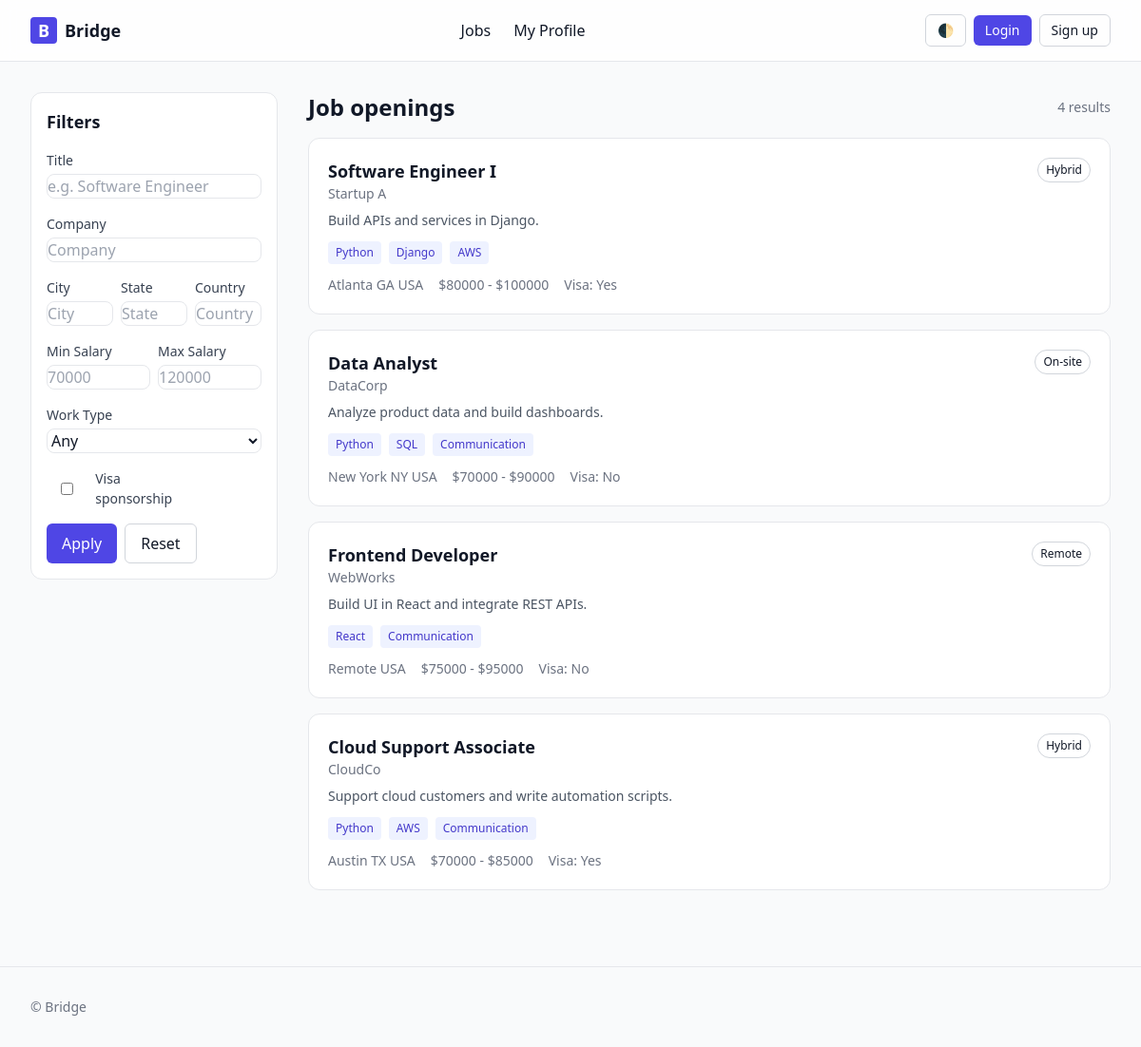
Screenshot of /jobs/ with the database file from the repository.
### jobs/models.py (models this page shows, shortened)
class Job(models.Model):
    class WorkType(models.TextChoices):
        ONSITE = "onsite", "On-site"
        REMOTE = "remote", "Remote"
        HYBRID = "hybrid", "Hybrid"
    title = models.CharField(max_length=200)
    company = models.CharField(max_length=200)
    description = models.TextField()
    skills = models.ManyToManyField(Skill, related_name="jobs", blank=True)
    location_city = models.CharField(max_length=100, blank=True)
    location_state = models.CharField(max_length=100, blank=True)
    location_country = models.CharField(max_length=100, blank=True)
    latitude = models.DecimalField(max_digits=9, decimal_places=6, null=True, blank=True)
    longitude = models.DecimalField(max_digits=9, decimal_places=6, null=True, blank=True)
    min_salary = models.PositiveIntegerField(null=True, blank=True)
    max_salary = models.PositiveIntegerField(null=True, blank=True)
    work_type = models.CharField(max_length=10, choices=WorkType.choices, default=WorkType.ONSITE)
    visa_sponsorship = models.BooleanField(default=False)
    posted_by = models.ForeignKey(get_user_model(), on_delete=models.SET_NULL, null=True, blank=True, related_name="posted_jobs")
    created_at = models.DateTimeField(auto_now_add=True)

class Skill(models.Model):
    name = models.CharField(max_length=100, unique=True)

### jobs/views.py (the view, shortened to what this page needs)
# urls.py: path("", views.JobListView.as_view(), name="job_list"),
class JobListView(FilterView):
    model = Job
    template_name = "jobs/job_list.html"
    context_object_name = "jobs"
    paginate_by = 10
    filterset_class = JobFilter
    def get_queryset(self):
        queryset = super().get_queryset()
        return queryset
    def get_context_data(self, **kwargs):
        context = super().get_context_data(**kwargs)
        return context

### templates/jobs/job_list.html (shortened to what this page needs)
{% extends "base.html" %}
{% block content %}
<div class="grid grid-cols-1 lg:grid-cols-4 gap-8">
  <aside class="lg:col-span-1 bg-white dark:bg-gray-800 border border-gray-200 dark:border-gray-800 rounded-xl p-4 h-fit sticky top-24">
    <h2 class="text-lg font-semibold mb-4">Filters</h2>
    <form method="get" class="space-y-4">
      <div>
        <label class="block mb-1">Title</label>
        <input type="text" name="title" placeholder="e.g. Software Engineer" value="{{ request.GET.title }}" />
      </div>
      <div>
        <label class="block mb-1">Company</label>
        <input type="text" name="company" placeholder="Company" value="{{ request.GET.company }}" />
      </div>
      <div class="grid grid-cols-3 gap-2">
        <div>
          <label class="block mb-1">City</label>
          <input type="text" name="location_city" placeholder="City" value="{{ request.GET.location_city }}" />
        </div>
        <div>
          <label class="block mb-1">State</label>
          <input type="text" name="location_state" placeholder="State" value="{{ request.GET.location_state }}" />
        </div>
        <div>
          <label class="block mb-1">Country</label>
          <input type="text" name="location_country" placeholder="Country" value="{{ request.GET.location_country }}" />
        </div>
      </div>
      <div class="grid grid-cols-2 gap-2">
        <div>
          <label class="block mb-1">Min Salary</label>
          <input type="number" name="min_salary" placeholder="70000" value="{{ request.GET.min_salary }}" />
        </div>
        <div>
          <label class="block mb-1">Max Salary</label>
          <input type="number" name="max_salary" placeholder="120000" value="{{ request.GET.max_salary }}" />
        </div>
      </div>
      <div>
        <label class="block mb-1">Work Type</label>
        <select name="work_type">
          <option value="">Any</option>
        </select>
      </div>
      <label class="inline-flex items-center gap-2"><input type="checkbox" name="visa_sponsorship" value="true" {% if request.GET.visa_sponsorship %}checked{% endif %}/> Visa sponsorship</label>
      <div class="flex gap-2">
        <button type="submit" class="bg-indigo-600 text-white px-4 py-2 rounded-md hover:bg-indigo-500">Apply</button>
        <a href="/jobs/" class="px-4 py-2 rounded-md border border-gray-300 dark:border-gray-700">Reset</a>
      </div>
    </form>
  </aside>
  <section class="lg:col-span-3 space-y-4">
    <div class="flex items-center justify-between">
      <h1 class="text-2xl font-semibold">Job openings</h1>
      <div class="text-sm text-gray-500">{{ page_obj.paginator.count }} results</div>
    </div>
    <div class="grid grid-cols-1 gap-4">
      {% for job in jobs %}
        <a href="{% url 'jobs:job_detail' job.pk %}" class="block border border-gray-200 dark:border-gray-800 rounded-xl p-5 bg-white dark:bg-gray-800 hover:shadow">
          <div class="flex items-start justify-between">
            <div>
              <div class="text-lg font-semibold">{{ job.title }}</div>
              <div class="text-sm text-gray-500">{{ job.company }}</div>
            </div>
            <span class="text-xs rounded-full px-2 py-1 border border-gray-300 dark:border-gray-700">{{ job.get_work_type_display }}</span>
          </div>
          <div class="mt-2 text-sm text-gray-600 dark:text-gray-300 line-clamp-2">{{ job.description }}</div>
          <div class="mt-3 flex flex-wrap gap-2">
            {% for s in job.skills.all %}
              <span class="text-xs bg-indigo-50 dark:bg-indigo-900/30 text-indigo-700 dark:text-indigo-300 px-2 py-1 rounded">{{ s.name }}</span>
            {% empty %}
              <span class="text-xs text-gray-400">No skills listed</span>
            {% endfor %}
          </div>
          <div class="mt-3 text-sm text-gray-500 flex items-center gap-4">
            <span>{{ job.location_city }} {{ job.location_state }} {{ job.location_country }}</span>
            <span>
              {% if job.min_salary %}${{ job.min_salary }}{% endif %}
              {% if job.max_salary %}- ${{ job.max_salary }}{% endif %}
            </span>
            <span>Visa: {{ job.visa_sponsorship|yesno:"Yes,No" }}</span>
          </div>
        </a>
      {% endfor %}
    </div>
  </section>
</div>
{% endblock %}

### templates/base.html (shortened to what this page needs)
<!DOCTYPE html>
<html lang="en" class="h-full">
<head>
    <script src="https://cdn.tailwindcss.com"></script>
</head>
<body class="h-full bg-gray-50 text-gray-900 dark:bg-gray-900 dark:text-gray-100">
  <header class="border-b border-gray-200 dark:border-gray-800 bg-white/80 dark:bg-gray-900/60 backdrop-blur sticky top-0 z-40">
    <div class="max-w-7xl mx-auto px-4 sm:px-6 lg:px-8">
      <div class="h-16 flex items-center justify-between">
        <a href="/" class="flex items-center gap-2 font-semibold text-lg">
          <span class="inline-flex h-7 w-7 items-center justify-center rounded bg-indigo-600 text-white font-bold">B</span>
          <span>Bridge</span>
        </a>
        <nav class="hidden md:flex items-center gap-6">
          <a href="/jobs/" class="hover:text-indigo-600">Jobs</a>
          <a href="/accounts/profile/edit/" class="hover:text-indigo-600">My Profile</a>
        </nav>
        <div class="flex items-center gap-2">
          <button id="themeToggle" class="inline-flex items-center justify-center rounded-md border border-gray-300 dark:border-gray-700 px-3 py-1.5 text-sm hover:bg-gray-100 dark:hover:bg-gray-800" title="Toggle theme">🌓</button>
          {% if request.user.is_authenticated %}
            <form action="/logout/" method="post" class="m-0 p-0">
              {% csrf_token %}
              <button type="submit" class="inline-flex items-center justify-center rounded-md bg-gray-900 text-white dark:bg-white dark:text-gray-900 px-3 py-1.5 text-sm hover:opacity-90">Logout</button>
            </form>
          {% else %}
          <a href="/login/" class="inline-flex items-center justify-center rounded-md bg-indigo-600 text-white px-3 py-1.5 text-sm hover:bg-indigo-500">Login</a>
          <a href="/accounts/signup/" class="inline-flex items-center justify-center rounded-md border border-gray-300 dark:border-gray-700 px-3 py-1.5 text-sm">Sign up</a>
          {% endif %}
        </div>
      </div>
    </div>
  </header>
  <main class="max-w-7xl mx-auto px-4 sm:px-6 lg:px-8 py-8">
    {% block content %}{% endblock %}
  </main>
  <footer class="border-t border-gray-200 dark:border-gray-800 py-8 mt-12">
    <div class="max-w-7xl mx-auto px-4 sm:px-6 lg:px-8 text-sm text-gray-500 dark:text-gray-400">© {{ now|date:"Y" }} Bridge</div>
  </footer>
</body>
</html>

### templates/base.html (style rules this page uses)
html { font-family: 'Inter', system-ui, -apple-system, Segoe UI, Roboto, Ubuntu, Cantarell, Noto Sans, sans-serif; }
input, select, textarea { border: 1px solid #e5e7eb; background-color: #ffffff; color: #111827; border-radius: 0.5rem; padding: 0.5rem 0.75rem; width: 100%; }
button { border-radius: 0.5rem; padding: 0.5rem 0.75rem; }
label { font-size: 0.875rem; color: #374151; }

### rows the page displays
Job: title "Software Engineer I", company "Startup A", work_type "Hybrid", description "Build APIs and services in Django.", location_city "Atlanta", location_state "GA", location_country "USA", min_salary "80000", max_salary "100000", visa_sponsorship "Yes"
Skill: name "Python"
Skill: name "Django"
Skill: name "AWS"
Job: title "Data Analyst", company "DataCorp", work_type "On-site", description "Analyze product data and build dashboards.", location_city "New York", location_state "NY", location_country "USA", min_salary "70000", max_salary "90000", visa_sponsorship "No"
Skill: name "SQL"
Skill: name "Communication"
Job: title "Frontend Developer", company "WebWorks", work_type "Remote", description "Build UI in React and integrate REST APIs.", location_city "Remote", location_country "USA", min_salary "75000", max_salary "95000", visa_sponsorship "No"
Skill: name "React"
Job: title "Cloud Support Associate", company "CloudCo", work_type "Hybrid", description "Support cloud customers and write automation scripts.", location_city "Austin", location_state "TX", location_country "USA", min_salary "70000", max_salary "85000", visa_sponsorship "Yes"

### other values shown
{{ page_obj.paginator.count }} "4"
